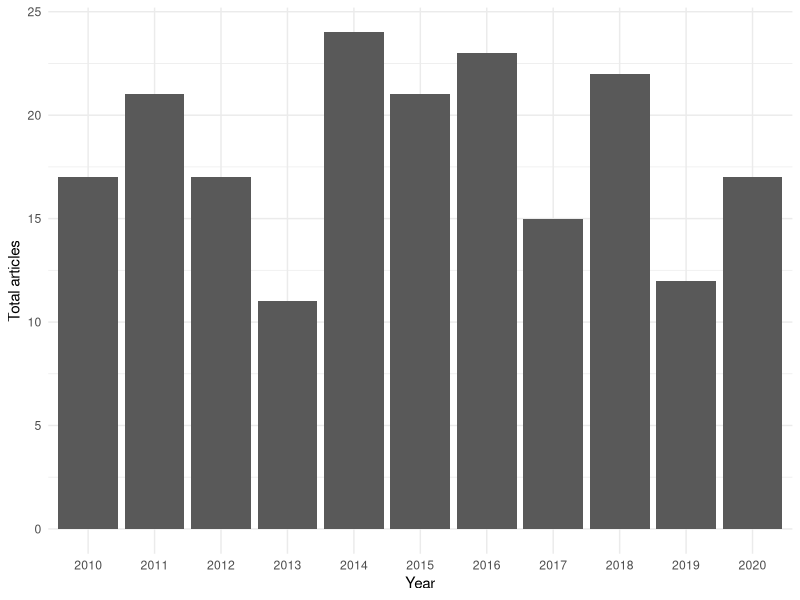
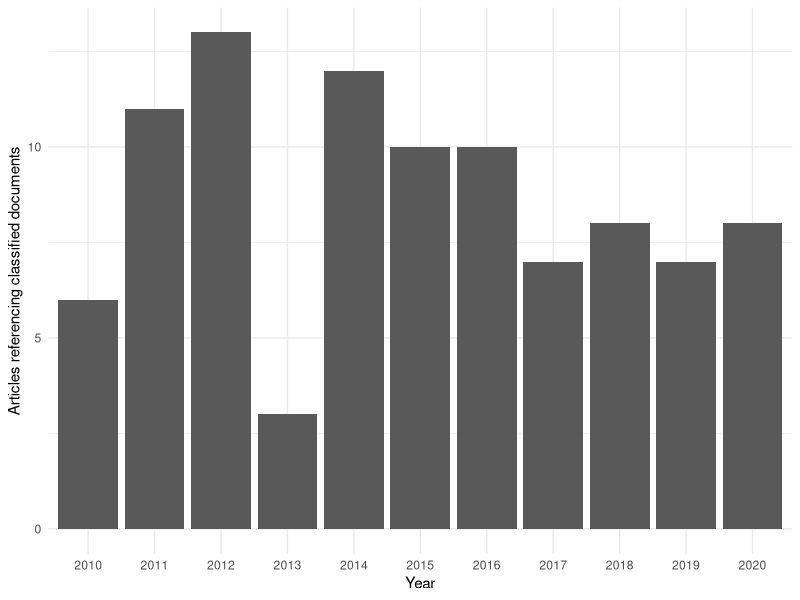
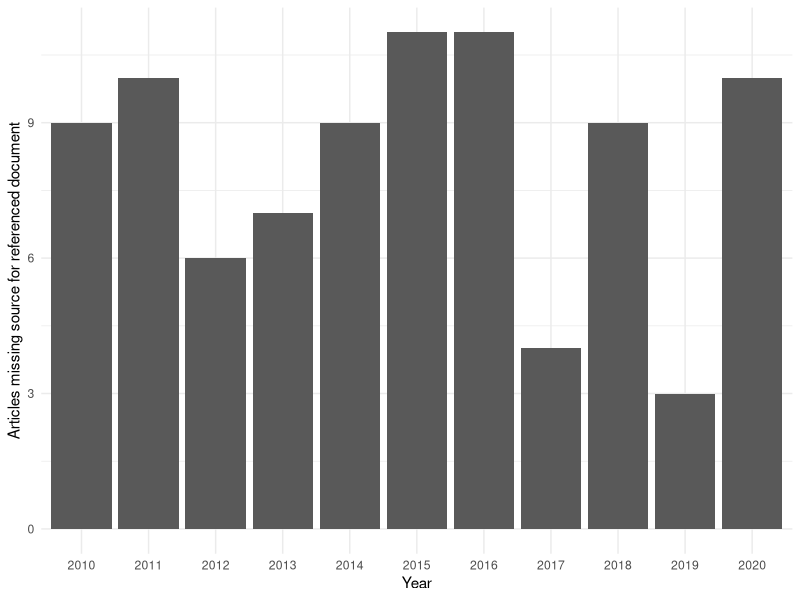

R code for these plots, in order:
#### Preamble ####
# Purpose: Simulates data concerning peer-reviewed publications mentioning wikileaks or leaked documents 
# Author: Thomas Fox
# Date: 11 February 2024
# Contact: thomas.fox@mail.utoronto.ca
# License: MIT
# Pre-requisites: n/a
# Any other information needed? n/a


#### Workspace setup ####
library(tidyverse)

#### Simulate data ####

# journal - 1 : 20
# years - 2010 : 2020
# code - 2 : 3
# classified - y or n 
# no_source - y or n

set.seed(853)

simulated_publication_data <-
  tibble(
    sim_journal = sample(
      x = c(1:20),
      size = 200,
      replace = TRUE),
    
    sim_year =  sample(
      x = c(2010:2020),
      size = 200,
      replace = TRUE),
    
    sim_code = sample(
      x = c("y", "n"),
      size = 200,
      replace = TRUE),
    
    sim_classified = sample(
      x = c("y", "n"),
      size = 200,
      replace = TRUE),
    
    sim_no_source = sample(
      x = c("y", "n"),
      size = 200,
      replace = TRUE),
  )

# Summarize classified articles 
summary_classified <- simulated_publication_data |>
  select(sim_year, sim_classified) 

summary_classified <- filter(summary_classified, `sim_classified` == 'y')


# Summarize no_source articles 
summary_no_source <- simulated_publication_data |>
  select(sim_year, sim_no_source) 

summary_no_source <- filter(summary_no_source, `sim_no_source` == 'y')


#### Graph simulated data ####

# All publications graph 
simulated_publication_data |>
  ggplot(aes(x = factor(sim_year))) +
  geom_bar() +
  theme_minimal() +
  labs(x = "Year", y = "Total articles") 

# Classified referencing articles graph
summary_classified |>
  ggplot(aes(x = factor(sim_year))) +
  geom_bar() +
  theme_minimal() +
  labs(x = "Year", y = "Articles referencing classified documents") 

# Classified no_source articles graph
summary_no_source |>
  ggplot(aes(x = factor(sim_year))) +
  geom_bar() +
  theme_minimal() +
  labs(x = "Year", y = "Articles missing source for referenced document") 


#### Run tests on simulated data sets ####

if (nrow(simulated_publication_data) != 200) {
  print("Number of articles is incorrect")
}

if (min(simulated_publication_data$sim_journal) <= 0) {
  print("Journal number column contains negative value")
}

if (max(simulated_publication_data$sim_journal) > 20 ) {
  print("Journal number column contains value greater than 20")
}
  
if (min(simulated_publication_data$sim_code) < 0) {
  print("Negative number in article code column")
}

if (min(simulated_publication_data$sim_year) < 2010) {
  print("Year before 2010 is included in year column")
}

if (max(simulated_publication_data$sim_year) > 2020) {
  print("Year after 2020 is included in year column")
}

if (class(simulated_publication_data$sim_no_source) != "character") {
  print("No source column is not character data type")
}

if (class(simulated_publication_data$sim_classified) != "character") {
  print("Classified column is not character data type")
}
